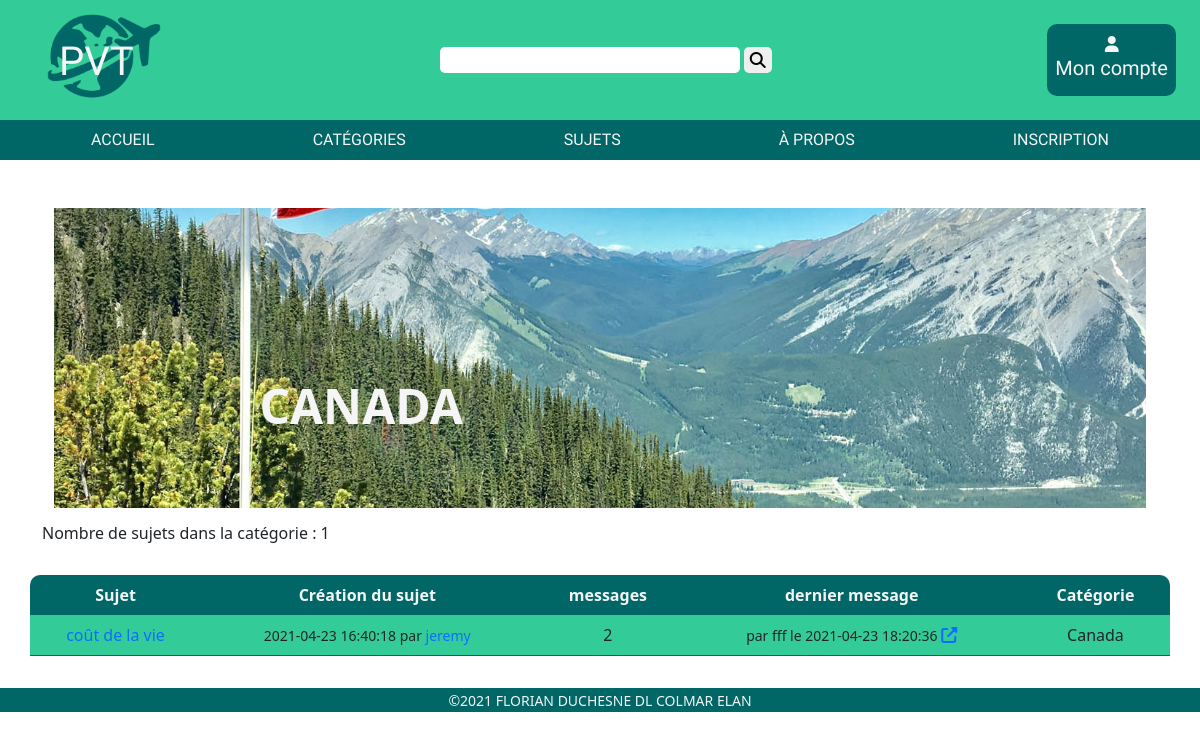
/?ctrl=category&method=listTopicsByCategory&id=4, run on the app's committed database.
### tables this page shows
CREATE TABLE `category` (
  `id_category` int(11) NOT NULL,
  `name` varchar(50) NOT NULL,
  `dateCreation` datetime NOT NULL DEFAULT current_timestamp(),
  `img` varchar(255) DEFAULT NULL
);

CREATE TABLE `topic` (
  `id_topic` int(11) NOT NULL,
  `title` varchar(50) NOT NULL,
  `dateCreation` datetime NOT NULL DEFAULT current_timestamp(),
  `lock` tinyint(1) NOT NULL DEFAULT 0,
  `user_id` int(11) DEFAULT NULL,
  `category_id` int(11) NOT NULL
);

CREATE TABLE `user` (
  `id_user` int(11) NOT NULL,
  `pseudo` varchar(50) NOT NULL,
  `email` varchar(50) NOT NULL,
  `password` varchar(255) NOT NULL,
  `dateRegistration` datetime NOT NULL DEFAULT current_timestamp(),
  `icon` varchar(255) DEFAULT NULL,
  `description` varchar(200) DEFAULT NULL,
  `statut` tinyint(1) DEFAULT 0
);

CREATE TABLE `message` (
  `id_message` int(11) NOT NULL,
  `content` text NOT NULL,
  `dateCreation` datetime NOT NULL DEFAULT current_timestamp(),
  `topic_id` int(11) NOT NULL,
  `user_id` int(11) NOT NULL
);

### app/Autoloader.php (called while the page is built, shortened)
<?php
abstract class Autoloader
{
	public static function autoload($class)
	{
		$parts = preg_split('#\\\#', $class);
		$className = array_pop($parts);
		$path = strtolower(implode(DS, $parts));
		$file = $className . '.php';
		$filepath = ROOT_DIR . $path . DS . $file;
	}
}

### app/Router.php (called while the page is built, shortened)
<?php
abstract class Router
{
    public static function handleRequest($get)
    {
        $method = "index";
        $ctrl = new $ctrlname();
        if (isset($get['method']) && method_exists($ctrl, $get['method'])) {
            $method = $get['method'];
        }
        return $ctrl->$method();
    }
}

### app/DAO.php (called while the page is built, shortened)
<?php
    abstract class DAO
    {
        public static function getConnection(){
            try{
                $pdo = new \PDO(
                    'mysql:host='.self::DB_HOST.';dbname='.self::DB_NAME,
                    self::DB_USER,
                    self::DB_PASS,
                    [
                        \PDO::ATTR_ERRMODE => \PDO::ERRMODE_EXCEPTION,
                        \PDO::ATTR_DEFAULT_FETCH_MODE => \PDO::FETCH_ASSOC
                    ]
                );
                return $pdo;
            }
            catch(\Exception $e){
                echo $e->getMessage();
                die();
            }
        }
    }

### controller/CategoryController.php (called while the page is built, shortened)
<?php
class CategoryController
{
  public function listTopicsByCategory()
  {
    $id = (isset($_GET['id'])) ? $_GET['id'] : null;
    $messageModel = new MessageManager;
    $categoryModel = new CategoryManager;
    $topicModel = new TopicManager;
    $category = $categoryModel->findOneById($id);
    $topics = $topicModel->findTopicsByCategory($id);
    foreach ($topics as $value) {
      $idTopic = $value->getId();
      $lastMessages[] = $messageModel->dernierMessage($idTopic);
      $nbAnswers[] = $topicModel->countAnswers($idTopic);
    }
    $nbTopics = $topicModel->countTopicsByCategory($id);
    if (empty($lastMessages)) {
      return [
        "view" => "listTopicsByCategoryEmpty.php",
        "data" => [
          "category" => $category,
          "topics" => $topics,
          "nbTopics" => $nbTopics
        ]
      ];
    } else {
      return [
        "view" => "listTopicsByCategory.php",
        "data" => [
          "category" => $category,
          "topics" => $topics,
          "nbTopics" => $nbTopics,
          "lastMessages" => $lastMessages,
          "nbAnswers" => $nbAnswers
        ]
      ];
    }
  }
}

### model/manager/CategoryManager.php (called while the page is built, shortened)
<?php
class CategoryManager extends AbstractManager
{
  private static $classname = "Model\Entity\Category";
  public function findOneById($id)
  {
    $sql = "SELECT * FROM category WHERE id_category = :id";
    return self::getOneOrNullResult(
      self::select($sql, ["id" => $id], false),
      self::$classname
    );
  }
}

### app/AbstractManager.php (called while the page is built, shortened)
<?php
abstract class AbstractManager
{
    private static $connection;
    protected static function connect()
    {
        self::$connection = DAO::getConnection();
    }
    protected static function getOneOrNullResult($row, $class)
    {
        if ($row != null) {
            return new $class($row);
        }
        return null;
    }
    protected static function getResults($rows, $class)
    {
        $results = [];
        if ($rows != null) {
            foreach ($rows as $row) {
                $results[] = new $class($row);
            }
        }
        return $results;
    }
    protected static function select($sql, $params = null, $multiple = true)
    {
        $stmt = self::$connection->prepare($sql);
        $stmt->execute($params);
        if ($multiple) {
            return $stmt->fetchAll();
        }
        return $stmt->fetch();
    }
}

### app/AbstractEntity.php (called while the page is built, shortened)
<?php
abstract class AbstractEntity
{
    protected static function hydrate($data, $object)
    {
        foreach ($data as $field => $value) {
            $fieldArray = explode("_", $field);
            $field = $fieldArray[0];
            if (isset($fieldArray[1]) && $fieldArray[1] == "id") {
                $classname = ucfirst($fieldArray[0]) . "Manager";
                $manager = new $FKCName();
                $field = $fieldArray[0];
                $value = $manager->findOneById($value);
            }
            $method = "set" . ucfirst($field);
        }
    }
}

### model/entity/Category.php (called while the page is built, shortened)
<?php
class Category extends AbstractEntity
{
  public function setId($id)
  {
    return $this;
  }
  public function setName($name)
  {
    return $this;
  }
  public function setDateCreation($dateCreation)
  {
    return $this;
  }
  public function setImg($img)
  {
    return $this;
  }
}

### model/manager/TopicManager.php (called while the page is built, shortened)
<?php
class TopicManager extends AbstractManager
{
  private static $classname = "Model\Entity\Topic";
  public function findTopicsByCategory($id)
  {
    $sql = "SELECT * FROM topic t WHERE t.category_id = :id";
    return self::getResults(
      self::select($sql, ["id" => $id], true),
      self::$classname
    );
  }
}

### model/entity/Topic.php (called while the page is built, shortened)
<?php
class Topic extends AbstractEntity
{
  public function __construct($data)
  {
    parent::hydrate($data, $this);
  }
  public function setId($id)
  {
    return $this;
  }
  public function setTitle($title)
  {
    return $this;
  }
  public function setUser($user)
  {
    return $this;
  }
  public function setCategory($category)
  {
    return $this;
  }
  public function setDateCreation($dateCreation)
  {
    return $this;
  }
  public function setLock($lock)
  {
    return $this;
  }
}

### model/manager/UserManager.php (called while the page is built, shortened)
<?php
class UserManager extends AbstractManager
{
  private static $classname = "Model\Entity\User";
  public function findOneById($id)
  {
    $sql = "SELECT * FROM user u WHERE u.id_user = :id";
    return self::getOneOrNullResult(
      self::select($sql, ["id" => $id], false),
      self::$classname
    );
  }
}

### model/entity/User.php (called while the page is built, shortened)
<?php
class User extends AbstractEntity
{
  public function setId($id)
  {
    return $this;
  }
  public function setPseudo($pseudo)
  {
    return $this;
  }
  public function setEmail($email)
  {
    return $this;
  }
  public function setPassword($password)
  {
    return $this;
  }
  public function setDateRegistration($dateRegistration)
  {
    return $this;
  }
  public function setIcon($icon)
  {
    return $this;
  }
  public function setDescription($description)
  {
    return $this;
  }
  public function setStatut($statut)
  {
    return $this;
  }
}

### view/listTopicsByCategory.php (the view, shortened to what this page needs)
<?php
if (isset($data['category'])) {
  $category = $data['category'];
  foreach ($data['nbTopics'] as $value) {
    $nbTopics = $value;
  }
?>
  <div class="container mt-5">
    <figure id="visuelCategory">
      <img src=<?= $category->getImg() ?> class="container">
      <figcaption>
        <h1><?= $category->getName() ?></h1>
      </figcaption>
    </figure>
    <h6>Nombre de sujets dans la catégorie : <?= $nbTopics ?></h6>
  </div>
<?php
}
?>
<table class="container">
  <thead>
    <th>Sujet</th>
    <th>Création du sujet</th>
    <th>messages</th>
    <th>dernier message</th>
    <th>Catégorie</th>
  </thead>
  <tbody>
    <?php
    $i = 0;
    foreach ($data['topics'] as $topic) {
    ?>
      <tr>
        <td><a href="?ctrl=topic&method=detailTopicById&id=<?= $topic->getId() ?>"><?= $topic->getTitle() ?></a></td>
        <td><small> <?= $topic->getDateCreation() ?> par <a href='?ctrl=user&method=detailUser&id= <?= $topic->getUser()->getId() ?>'> <?= $topic->getUser()->getPseudo() ?> </a> </small></td>
        <td>
          <?php
          if (isset($data['nbAnswers'])) {
            echo $data['nbAnswers'][$i]['nbMessages'] . "</td>";
          }
          ?>
        <td>
          <?php
          if (isset($data['lastMessages'][$i])) {
            echo "<small>par " . $data['lastMessages'][$i]->getUser()->getPseudo() . " le " . $data['lastMessages'][$i]->getDateCreation() . " </small><a href='?ctrl=topic&method=detailTopicById&id=" . $topic->getId() . "'><i class='fas fa-external-link-alt'></i></a></td>";
          }
          ?>
        <td><?= $topic->getCategory()->getName() ?></td>
      </tr>
    <?php
      $i++;
    }
    ?>
  </tbody>
</table>

### public/css/style.css (style rules this page uses)
* { box-sizing: border-box; }
body { margin: 0; }
a { text-decoration: none; }
main h1 { margin: 1em; color: #006666; margin-left: 2em; }
table td, th { min-width: 100px; padding: 0.5em; text-align: center; }
thead :first-child { border-radius: 10px 0px 0px 0px; }
thead :last-child { border-radius: 0px 10px 0px 0px; }
table { margin: 2em; }
table th { background-color: #006666; color: whitesmoke; }
table td { background-color: #33cc99; border-bottom: solid #006666 1px; }
#visuelCategory { position: relative; height: 300px; overflow: hidden; }
#visuelCategory img { transform: translateY(-300px); }
#visuelCategory figcaption h1 { position: absolute; top: 50%; left: 20%; transform: translate(-50%, -50%); font-weight: bolder; text-transform: uppercase; font-size: xxx-large; text-align: center; color: whitesmoke; }

### data on the page
category: img (picture), name "CANADA"
topic: title "coût de la vie", dateCreation "2021-04-23 16:40:18", user.pseudo "jeremy", nbMessages "2", category.name "Canada"
user: pseudo "fff"
message: dateCreation "2021-04-23 18:20:36"

### other printed values
$nbTopics "1"
